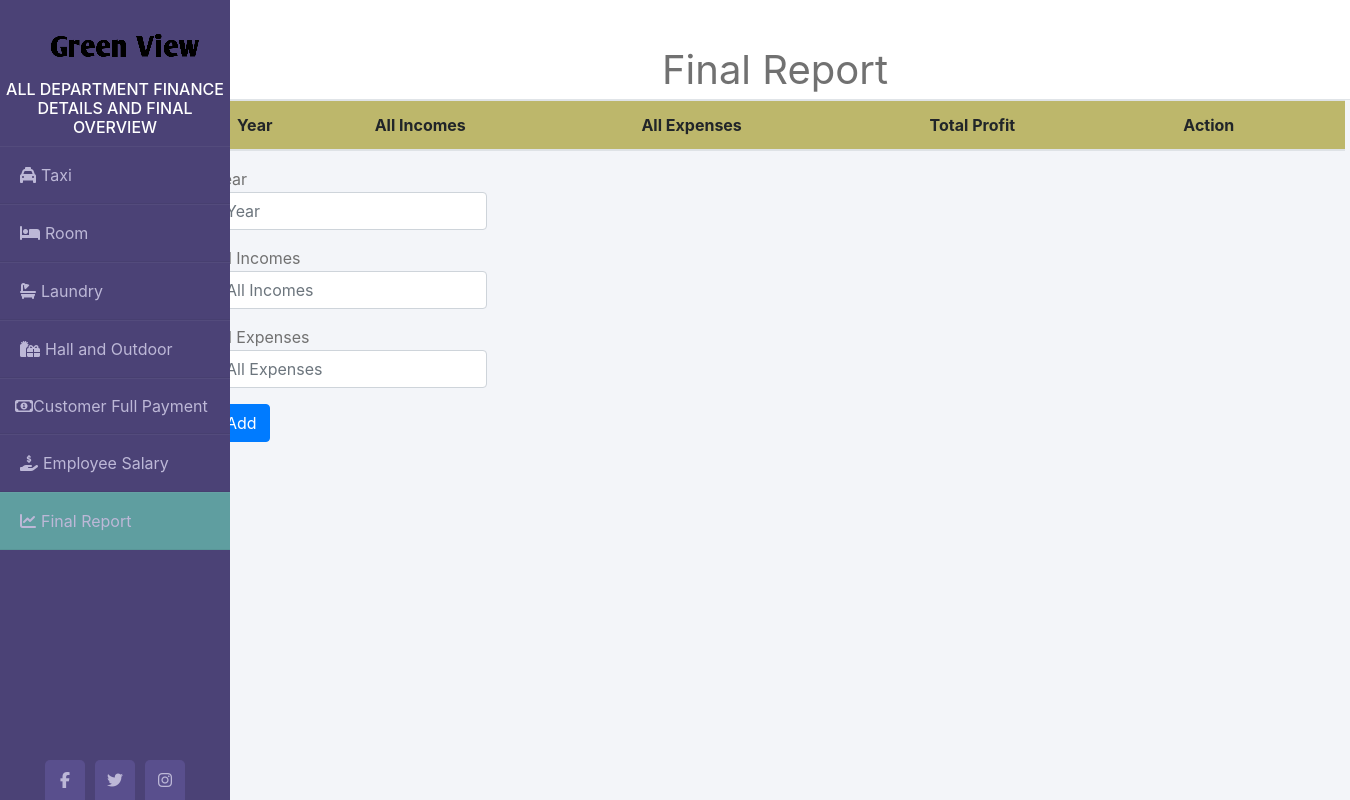
/indexFinal.php, run on an earlier commit of the app's database.
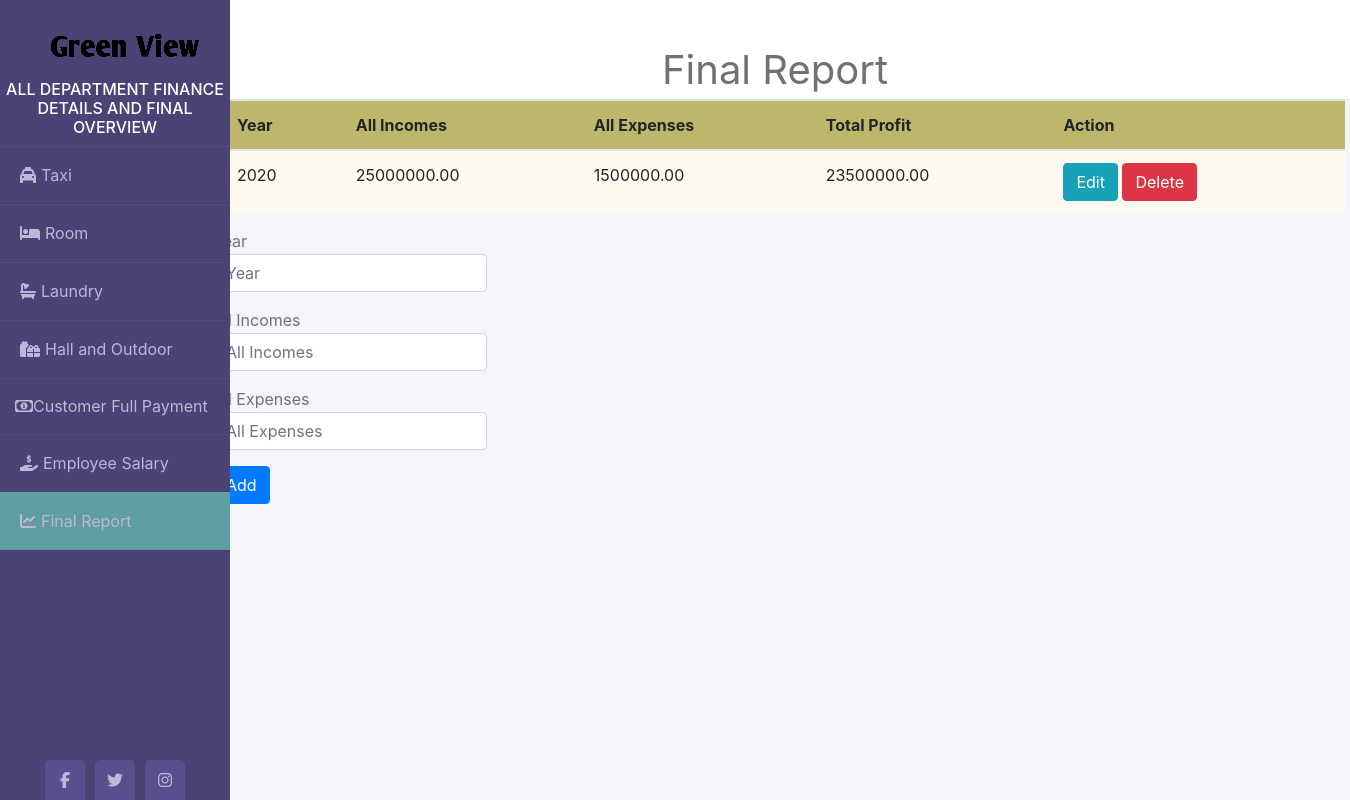
And on a later commit of the database.
### tables this page shows
CREATE TABLE `final_report` (
  `year` year(4) NOT NULL,
  `all_incomes` decimal(15,2) NOT NULL,
  `all_expences` decimal(15,2) NOT NULL,
  `total_profit` decimal(15,2) NOT NULL
);

### Backend/finalIndex.php (called while the page is built, shortened)
<?php
    $update = false;
    $year = '';
    $income = '';
    $expenses = '';
?>

### indexFinal.php (the view, shortened to what this page needs)
<!DOCTYPE html>
<html lang="en">
<head>
<link rel="stylesheet" href="https://cdnjs.cloudflare.com/ajax/libs/twitter-bootstrap/4.4.1/css/bootstrap.min.css">
<link rel="stylesheet" href="https://cdnjs.cloudflare.com/ajax/libs/font-awesome/5.13.0/css/all.min.css">
<link rel = "stylesheet" href = "assets/css/styles.css">
</head>
<body>
<div class = "wrapper">
    <div class = "sidebar">
        <img class = "imge" src = "assets/img/logo/logo-img.png">
        <h6>All Department Finance Details and Final Overview</h6>
        <ul>
            <li><a href = "indexTaxi.php"><i class="fas fa-taxi"></i>Taxi</a></li>
            <li><a href = "indexRoom.php"><i class="fas fa-bed"></i>Room</a></li>
            <li><a href = "indexLaundry.php"><i class="fas fa-bath"></i>Laundry</a></li>
            <li><a href = "indexHall.php"><i class="fas fa-gifts"></i>Hall and Outdoor</a></li>
            <li><a href = "customerBill.php"><i class="far fa-money-bill-alt"></i>Customer Full Payment</a></li>
            <li><a href = "indexEmployee.php"><i class="fas fa-hand-holding-usd"></i>Employee Salary</a></li>
            <li class = "active"><a href = "indexFinal.php"><i class="fas fa-chart-line"></i>Final Report</a></li>
        </ul>
        <div class="social_media">
            <a href="https://www.facebook.com"><i class="fab fa-facebook-f"></i></a>
            <a href="https://www.twitter.com"><i class="fab fa-twitter"></i></a>
            <a href="https://www.instagram.com"><i class="fab fa-instagram"></i></a>
        </div>
    </div>
    <div class="main_content">
        <div class = "header">Final Report</div>
        <?php require_once 'Backend/finalIndex.php'; ?>
        <div class ="container">
        <?php
            $mysqli = new mysqli('localhost','root','','greenview') or die(mysqli_error($mysqli));
            $result = $mysqli->query("SELECT * FROM final_report") or die($mysqli->error);
        ?>
            <div class = "row justify-content-center">
                <div class = "tab">
                <table class="table">
                    <thead>
                        <tr class = "trow">
                            <th>Year</th>
                            <th>All Incomes</th>
                            <th>All Expenses</th>
                            <th>Total Profit</th>
                            <th colspan = "2">Action</th>
                        </tr>
                    </thead>
                    <?php
                        while($row = $result->fetch_assoc()): ?>
                            <tr>
                                <td><?php echo $row['year']; ?></td>
                                <td><?php echo $row['all_incomes']; ?></td>
                                <td><?php echo $row['all_expences']; ?></td>
                                <td><?php echo $row['total_profit']; ?></td>
                                <td>
                                    <a href = "indexFinal.php?edit=<?php echo $row['year']; ?>"
                                    class = "btn btn-info">Edit</a>
                                    <a href = "indexFinal.php?delete=<?php echo $row['year']; ?>"
                                    class = "btn btn-danger">Delete</a>
                                </td>
                            </tr>
                        <?php endwhile; ?>
                </table>
                        </div>
            </div>
            <div class = "row justify-content-center">
                <div class = "info">
                    <form action="" method = "POST">
                        <div class="form-group">
                            <lable>Year</lable>
                            <input type="text" name = "year"
                            value ="<?php echo $year; ?>" class = "form-control" placeholder = "Year" required>
                        </div>
                        <div class="form-group">
                            <lable>All Incomes</lable>
                            <input type="number" name = "all_incomes" value ="<?php echo $income; ?>"
                            class = "form-control" placeholder = "All Incomes" required>
                        </div>
                        <div class="form-group">
                            <lable>All Expenses</lable>
                            <input type="number" name = "all_expences" value ="<?php echo $expenses; ?>"
                            class = "form-control" placeholder = "All Expenses" required>
                        </div>
                        <div class="form-group">
                            <?php
                            if($update == true):
                            ?>
                                <button type = "submit" class = "btn btn-info" name = "update">Update</button>
                            <?php else: ?>
                                <button type = "submit" name = "add" class = "btn btn-primary">Add</button>
                            <?php endif; ?>
                        </div>
                    </form>
                </div>
                </div>
            </div>
    </div>
</div>
</body>
</html>

### assets/css/styles.css (style rules this page uses)
* { margin: 0; padding: 0; box-sizing: border-box; list-style: none; text-decoration: none; }
body { background: #f3f5f9; }
.wrapper { display: flex; position: relative; }
.wrapper .sidebar { position: fixed; width: 230px; height: 100%; background: #4b4276; padding: 30px 0; }
.wrapper .sidebar h6 { color: #fff; text-transform: uppercase; text-align: center; margin-top: 20px; }
.wrapper .sidebar ul li { padding: 15px; border-bottom: 1px solid rgba(0, 0, 0, 0.05); border-top: 1px solid rgba(225, 225, 225, 0.05); }
.wrapper .sidebar ul li a { color: #bdb8d7; display: block; }
.wrapper .sidebar ul li a .fas { widows: 25px; padding: 5px; }
.wrapper .sidebar .social_media { position: absolute; bottom: 0; left: 50%; transform: translate(-50%); display: flex; }
.wrapper .sidebar .social_media a { display: block; width: 40px; background: #594f8d; height: 40px; line-height: 40px; text-align: center; margin: 0 5px; color: #bdb8d7; border-top-right-radius: 5px; border-top-left-radius: 5px; }
.wrapper .main_content { width: 100%; margin-left: 200px; }
.wrapper .main_content .header { padding: 40px; background:#fff; color: #717171; height: 100px; font-size: 40px; text-align:center; border-bottom: 1px solid #e0e4e8; }
.info { color: #717171; line-height: 25px; margin-bottom: 20px; margin-right: 850px; }
.active { background-color: cadetblue; }
.imge { margin-left: 50px; }
.trow { background-position: center; text-align: left; background-color: darkkhaki; }
td { text-align: left; background-color: floralwhite; }
.tab { width: 2500px; margin-left: 20px; }

What changed in the data, as far as the page shows it:
added final_report: year "2020", all_incomes "25000000.00", all_expences "1500000.00", total_profit "23500000.00"
